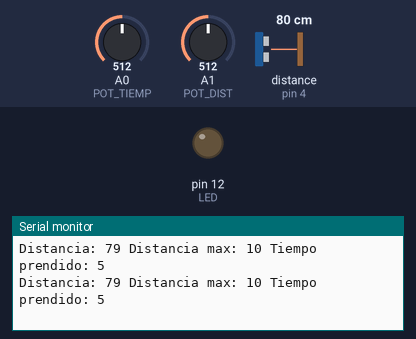
Bench run of a sketch on a simulated Arduino Uno, built with avr-gcc and run on an emulated ATmega328P. On the bench: output pins drawn as LEDs (lit = HIGH), the last lines printed to the serial monitor. Wiring (inferred from the names in the program): ultrasonic range finder: trigger pin 6; echo pin 4. The inputs (shaded band) are chosen by the test bench; at power-on: distance to the obstacle (sensor on pin 4) 80 cm, A0 (POT_TIEMP) = 512, A1 (POT_DIST) = 512. The echo pulse lasts 58.3 µs per cm; pins used as bus, display or sensor lines are not drawn.

Above: at 1.2 s.
1.3 s: distance to the obstacle (sensor on pin 4) set to 13 cm
At 1.74 s:
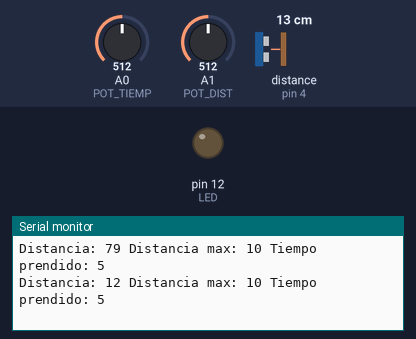
4.3 s: distance to the obstacle (sensor on pin 4) set to 10 cm
At 4.44 s:
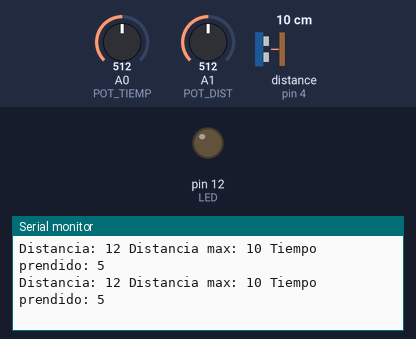
7.3 s: distance to the obstacle (sensor on pin 4) set to 18 cm
At 7.54 s:
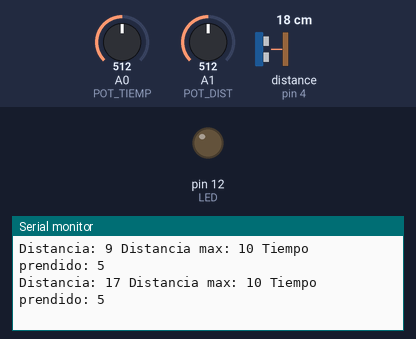
8.8 s: distance to the obstacle (sensor on pin 4) set to 2 cm
At 9.03 s:
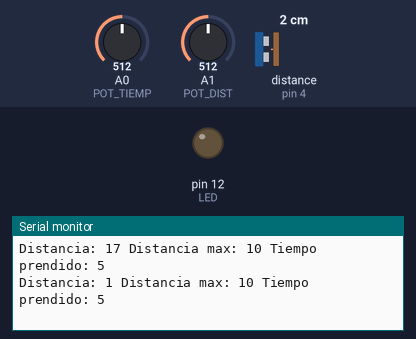
Timing chart, 0 to 11.8 s (numbered marks = the images above; inputs shaded):
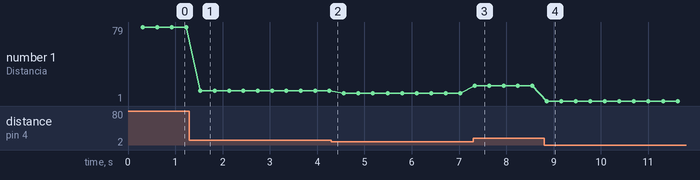

The sketch:

Canilla.ino
```cpp
const int LED = 12;
const int RELAY_MODULE = 8;
const int TIP = 9; //led simulador, relé y tip (para que se adapte a lo q haya)

const int TRIG = 6;
const int ECHO = 4;//variables del sensor

const int POT_DIST = A1;//iniciamos el pot de distancia
const int MINIMO_CM = 0;
const int MAXIMO_CM = 20;//rango de distancia en q se activa la canilla
int distanciaPOT = 0;//variable final del pot distancia

const int POT_TIEMP = A0;//iniciamos el pot de tiempo
const int MINIMO_T = 0;
const int MAXIMO_T = 10;//rango de tiempo q se activa la canilla
int tiempoPOT = 0;//variable final del pot tiempo

int lenght;
int distance;//variables para medir el ultrtasonico

void setup()
{
  pinMode(LED, OUTPUT);
  pinMode(TRIG, OUTPUT);
  pinMode(ECHO,INPUT);
  Serial.begin(9600);
}


void loop()
{

  distanciaPOT = analogRead(POT_DIST);//leemos lo que recibe el pot de distancia

  delay(300);
  unsigned int valPOT_DIST = map(distanciaPOT, 0, 1023, MINIMO_CM, MAXIMO_CM);//usamos esta funcion para cambiar de rango lo que lee el pot de distancia

  tiempoPOT = analogRead(POT_TIEMP);//leemos lo que recibe el pot de tiempo
  unsigned int valPOT_TIEMP = map(tiempoPOT, 0, 1023, MINIMO_T, MAXIMO_T);//usamos esta funcion para cambiar de rango lo que lee el pot de tiempo

  digitalWrite(TRIG,HIGH);//Cosas
  delay(1);
  digitalWrite(TRIG,LOW);//del

  lenght=pulseIn(ECHO,HIGH);
  distance=lenght/58.2;//Trigger

  Serial.print("Distancia: ");//Imprimimos la distancia q toma el sensor
  Serial.print(distance);
  Serial.print(" Distancia max: ");//Imprimimos la distancia q toma el pot
  Serial.print(valPOT_DIST);
  Serial.print(" Tiempo prendido: ");//Imprimimos el tioempo que va a abrirse la canilla
  Serial.print(valPOT_TIEMP);
  Serial.println("");


  if(distance<=valPOT_DIST && distance >=0){//si la distancia del sensor es menor o igual a la del potenciometro y mayor a 0
    prenderElectrovalvula();
    delay(valPOT_TIEMP);//Prende la electrovalvula el tiempo que marca el pot de tiempo
    apagarElectrovalvula();
  }
  else{
    apagarElectrovalvula();
  }

}

void prenderElectrovalvula()
{
    digitalWrite(LED,HIGH);
    digitalWrite(RELAY_MODULE,LOW);
}

void apagarElectrovalvula()
{
    digitalWrite(LED,LOW);
    digitalWrite(RELAY_MODULE,HIGH);
}
```

Measured:
- after the input at 1.3 s, the serial monitor: prints a new line after 0.23 s (image 1)
- after the input at 7.3 s, the serial monitor: prints a new line at once (image 3)
- after the input at 8.8 s, the serial monitor: prints a new line after 0.05 s (image 4)
- plotted number 1: 79 → 12 after the input at 1.3 s, 12 → 9 after the input at 4.3 s, 9 → 17 after the input at 7.3 s, 17 → 1 after the input at 8.8 s
